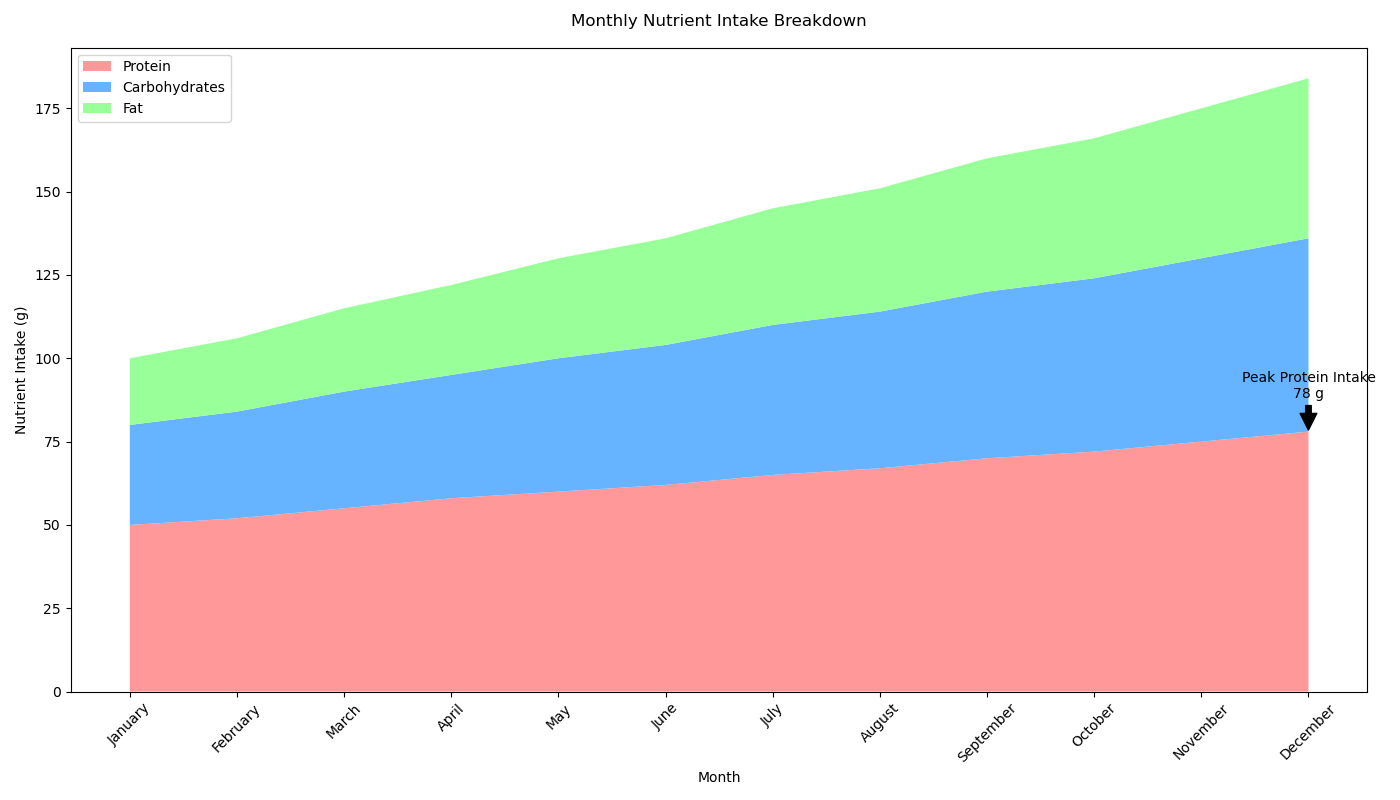

Recreate this plot in Python.

import matplotlib.pyplot as plt

months = ['January', 'February', 'March', 'April', 'May', 'June', 
          'July', 'August', 'September', 'October', 'November', 'December']
protein = [50, 52, 55, 58, 60, 62, 65, 67, 70, 72, 75, 78]
carbohydrates = [30, 32, 35, 37, 40, 42, 45, 47, 50, 52, 55, 58]
fat = [20, 22, 25, 27, 30, 32, 35, 37, 40, 42, 45, 48]

plt.figure(figsize=(14, 8))
plt.stackplot(months, protein, carbohydrates, fat, 
              labels=['Protein', 'Carbohydrates', 'Fat'],
              colors=['#ff9999', '#66b3ff', '#99ff99'])

plt.title('Monthly Nutrient Intake Breakdown', y=1.02)
plt.xlabel('Month')
plt.ylabel('Nutrient Intake (g)')
plt.legend(loc='upper left')
plt.xticks(rotation=45)

peak_protein = max(protein)
peak_month = months[protein.index(peak_protein)]
plt.annotate(f'Peak Protein Intake\n{peak_protein} g',
             xy=(peak_month, peak_protein),
             xytext=(peak_month, peak_protein + 10),
             arrowprops=dict(facecolor='black', shrink=0.05),
             horizontalalignment='center')

plt.tight_layout()
plt.show()
